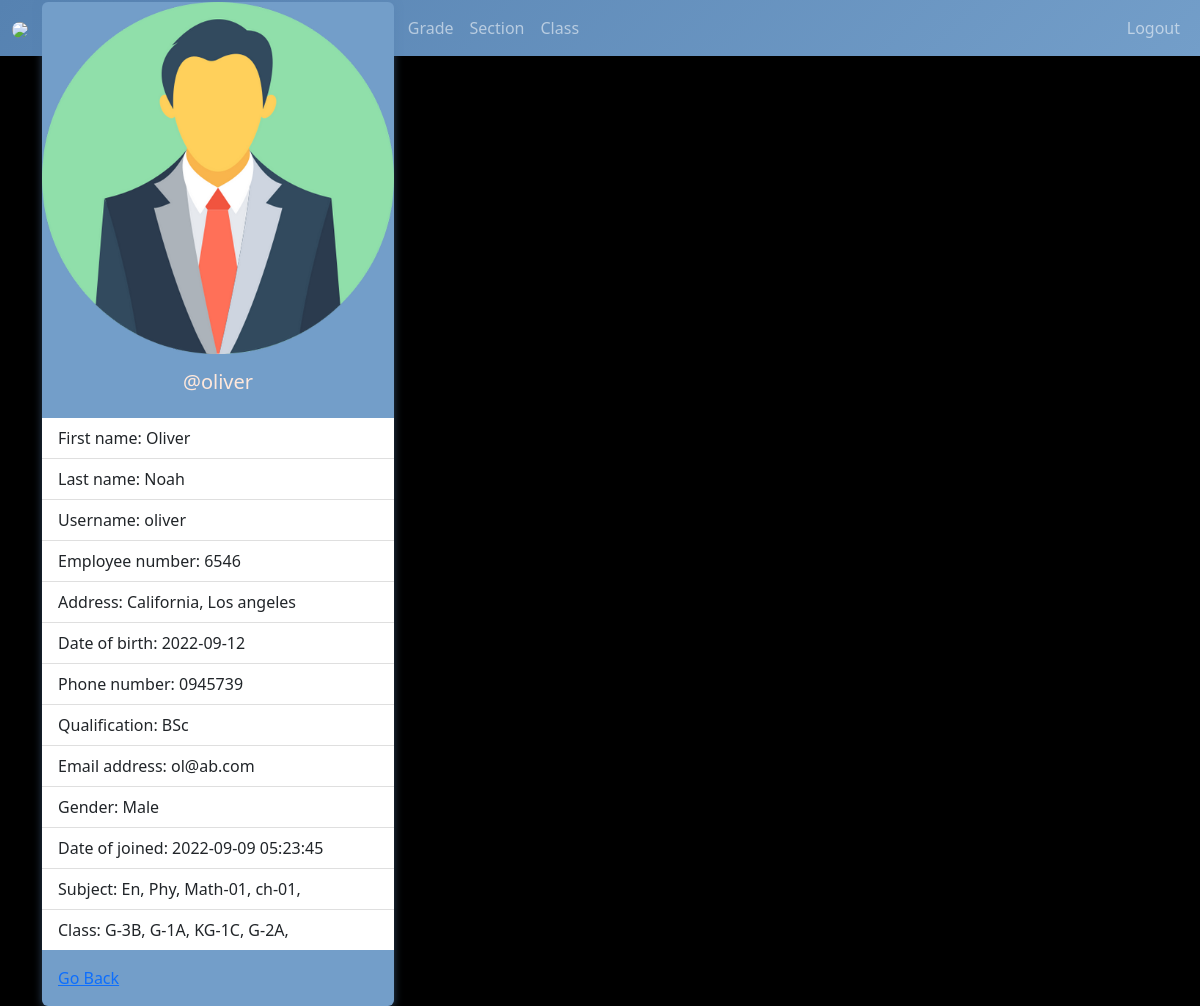
Screenshot of /admin/teacher-view.php?teacher_id=1 (signed in) with the database file from the repository.
### tables this page shows
CREATE TABLE `teachers` (
  `teacher_id` int(11) NOT NULL,
  `username` varchar(127) NOT NULL,
  `password` varchar(255) NOT NULL,
  `class` varchar(31) NOT NULL,
  `fname` varchar(127) NOT NULL,
  `lname` varchar(127) NOT NULL,
  `subjects` varchar(31) NOT NULL,
  `address` varchar(31) NOT NULL,
  `employee_number` int(11) NOT NULL,
  `date_of_birth` date DEFAULT NULL,
  `phone_number` varchar(31) NOT NULL,
  `qualification` varchar(127) NOT NULL,
  `gender` varchar(7) NOT NULL,
  `email_address` varchar(255) NOT NULL,
  `date_of_joined` datetime NOT NULL DEFAULT current_timestamp()
);

### admin/data/teacher.php (called while the page is built, shortened)
<?php
function getTeacherById($teacher_id, $conn){
   $sql = "SELECT * FROM teachers
           WHERE teacher_id=?";
   $stmt = $conn->prepare($sql);
   $stmt->execute([$teacher_id]);
   if ($stmt->rowCount() == 1) {
     $teacher = $stmt->fetch();
     return $teacher;
   }else {
    return 0;
   }
}

### admin/data/subject.php (called while the page is built, shortened)
<?php
function getSubjectById($subject_id, $conn){
   $sql = "SELECT * FROM subjects
           WHERE subject_id=?";
   $stmt = $conn->prepare($sql);
   $stmt->execute([$subject_id]);
   if ($stmt->rowCount() == 1) {
     $subject = $stmt->fetch();
     return $subject;
   }else {
   	return 0;
   }
}
 ?>

### admin/data/class.php (called while the page is built, shortened)
<?php
function getClassById($class_id, $conn){
   $sql = "SELECT * FROM class
           WHERE class_id=?";
   $stmt = $conn->prepare($sql);
   $stmt->execute([$class_id]);
   if ($stmt->rowCount() == 1) {
     $class = $stmt->fetch();
     return $class;
   }else {
    return 0;
   }
}

### admin/data/grade.php (called while the page is built, shortened)
<?php
function getGradeById($grade_id, $conn){
   $sql = "SELECT * FROM grades
           WHERE grade_id=?";
   $stmt = $conn->prepare($sql);
   $stmt->execute([$grade_id]);
   if ($stmt->rowCount() == 1) {
     $grade = $stmt->fetch();
     return $grade;
   }else {
    return 0;
   }
}

### admin/data/section.php (called while the page is built, shortened)
<?php
function getSectioById($section_id, $conn){
   $sql = "SELECT * FROM section
           WHERE section_id=?";
   $stmt = $conn->prepare($sql);
   $stmt->execute([$section_id]);
   if ($stmt->rowCount() == 1) {
     $section = $stmt->fetch();
     return $section;
   }else {
    return 0;
   }
}

### admin/teacher-view.php (the view, shortened to what this page needs)
<?php
if (isset($_SESSION['admin_id']) &&
    isset($_SESSION['role'])) {
    if ($_SESSION['role'] == 'Admin') {
       include "../DB_connection.php";
       include "data/teacher.php";
       include "data/subject.php";
       include "data/grade.php";
       include "data/section.php";
       include "data/class.php";
       if(isset($_GET['teacher_id'])){
       $teacher_id = $_GET['teacher_id'];
       $teacher = getTeacherById($teacher_id,$conn);
 ?>
<!DOCTYPE html>
<html lang="en">
<head>
	<link rel="stylesheet" href="https://cdn.jsdelivr.net/npm/bootstrap@5.2.0/dist/css/bootstrap.min.css">
	<link rel="stylesheet" href="../css/style.css">
  <link rel="stylesheet" href="https://cdnjs.cloudflare.com/ajax/libs/font-awesome/4.7.0/css/font-awesome.min.css">
</head>
<body>
    <?php
        include "inc/navbar.php";
        if ($teacher != 0) {
     ?>
     <div class="container mt-5">
         <div class="card" style="width: 22rem;">
          <img src="../img/teacher-<?=$teacher['gender']?>.png" class="card-img-top" alt="...">
          <div class="card-body">
            <h5 class="card-title text-center">@<?=$teacher['username']?></h5>
          </div>
          <ul class="list-group list-group-flush">
            <li class="list-group-item">First name: <?=$teacher['fname']?></li>
            <li class="list-group-item">Last name: <?=$teacher['lname']?></li>
            <li class="list-group-item">Username: <?=$teacher['username']?></li>
            <li class="list-group-item">Employee number: <?=$teacher['employee_number']?></li>
            <li class="list-group-item">Address: <?=$teacher['address']?></li>
            <li class="list-group-item">Date of birth: <?=$teacher['date_of_birth']?></li>
            <li class="list-group-item">Phone number: <?=$teacher['phone_number']?></li>
            <li class="list-group-item">Qualification: <?=$teacher['qualification']?></li>
            <li class="list-group-item">Email address: <?=$teacher['email_address']?></li>
            <li class="list-group-item">Gender: <?=$teacher['gender']?></li>
            <li class="list-group-item">Date of joined: <?=$teacher['date_of_joined']?></li>
            <li class="list-group-item">Subject:
                <?php
                   $s = '';
                   $subjects = str_split(trim($teacher['subjects']));
                   foreach ($subjects as $subject) {
                      $s_temp = getSubjectById($subject, $conn);
                      if ($s_temp != 0)
                        $s .=$s_temp['subject_code'].', ';
                   }
                   echo $s;
                ?>
            </li>
            <li class="list-group-item">Class:
                  <?php
                     $c = '';
                     $classes = str_split(trim($teacher['class']));
                     foreach ($classes as $class_id) {
                         $class = getClassById($class_id, $conn);
                        $c_temp = getGradeById($class['grade'], $conn);
                        $section = getSectioById($class['section'], $conn);
                        if ($c_temp != 0)
                          $c .=$c_temp['grade_code'].'-'.
                               $c_temp['grade'].$section['section'].', ';
                     }
                     echo $c;
                  ?>
            </li>
          </ul>
          <div class="card-body">
            <a href="teacher.php" class="card-link">Go Back</a>
          </div>
        </div>
     </div>
     <?php
        }else {
          header("Location: teacher.php");
          exit;
        }
     ?>
</body>
</html>
<?php
    }else {
        header("Location: teacher.php");
        exit;
    }
  }else {
    header("Location: ../login.php");
    exit;
  }
}else {
	header("Location: ../login.php");
	exit;
}
?>

### css/style.css (style rules this page uses)
:root { --primary-color: #5682B1; --secondary-color: #739EC9; --success-color: #739EC9; --danger-color: #FFE8DB; --warning-color: #FFE8DB; --info-color: #739EC9; --light-color: #FFE8DB; --dark-color: #000000; --bg-color: #000000; --text-color: #FFE8DB; --navbar-bg: linear-gradient(135deg, #5682B1, #739EC9); --card-bg: #739EC9; --shadow: 0 2px 8px rgba(86, 130, 177, 0.5); --transition: all 0.3s ease; }
* { box-sizing: border-box; }
html, body { height: 100%; margin: 0; padding: 0; }
body { font-family: 'Segoe UI', Tahoma, Geneva, Verdana, sans-serif; background-color: var(--bg-color); color: var(--text-color); transition: var(--transition); }
.container { height: 100vh; display: flex; flex-direction: column; justify-content: center; padding-top: 0; }
.card { background: var(--card-bg); color: var(--text-color); border: none; box-shadow: var(--shadow); transition: var(--transition); }

### rows the page displays
teachers: gender (picture), username "oliver", fname "Oliver", lname "Noah", employee_number "6546", address "California, Los angeles", date_of_birth "2022-09-12", phone_number "0945739", qualification "BSc", email_address "ol@ab.com", gender "Male", date_of_joined "2022-09-09 05:23:45"

### other values shown
$s "En, Phy, Math-01, ch-01,"
$c "G-3B, G-1A, KG-1C, G-2A,"
